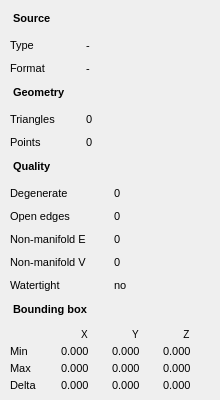
<?xml version="1.0" encoding="UTF-8"?>
<ui version="4.0">
 <class>MeshInfoPage</class>
 <widget class="QWidget" name="MeshInfoPage">
  <property name="geometry">
   <rect>
    <x>0</x>
    <y>0</y>
    <width>220</width>
    <height>400</height>
   </rect>
  </property>
  <layout class="QVBoxLayout" name="verticalLayout">
   <property name="spacing">
    <number>4</number>
   </property>
   <property name="leftMargin">
    <number>10</number>
   </property>
   <property name="topMargin">
    <number>8</number>
   </property>
   <property name="rightMargin">
    <number>10</number>
   </property>
   <property name="bottomMargin">
    <number>8</number>
   </property>
   <item>
    <widget class="QLabel" name="sourceHeader">
     <property name="text">
      <string>Source</string>
     </property>
     <property name="styleSheet">
      <string notr="true">font-size: 11px; font-weight: bold;  padding: 4px 0 6px 0; border-bottom: 1px solid #3c3c3c;</string>
     </property>
    </widget>
   </item>
   <item>
    <layout class="QHBoxLayout" name="typeRow">
     <item>
      <widget class="QLabel" name="typeLabel">
       <property name="text">
        <string>Type</string>
       </property>
       <property name="minimumSize">
        <size>
         <width>72</width>
         <height>0</height>
        </size>
       </property>
       <property name="maximumSize">
        <size>
         <width>72</width>
         <height>16777215</height>
        </size>
       </property>
       <property name="styleSheet">
        <string notr="true">font-size: 11px; </string>
       </property>
       <property name="alignment">
        <set>Qt::AlignLeft|Qt::AlignVCenter</set>
       </property>
      </widget>
     </item>
     <item>
      <widget class="QLabel" name="typeValue">
       <property name="text">
        <string>-</string>
       </property>
       <property name="objectName">
        <string>mvp:Type</string>
       </property>
       <property name="styleSheet">
        <string notr="true">font-size: 11px; </string>
       </property>
      </widget>
     </item>
    </layout>
   </item>
   <item>
    <layout class="QHBoxLayout" name="formatRow">
     <item>
      <widget class="QLabel" name="formatLabel">
       <property name="text">
        <string>Format</string>
       </property>
       <property name="minimumSize">
        <size>
         <width>72</width>
         <height>0</height>
        </size>
       </property>
       <property name="maximumSize">
        <size>
         <width>72</width>
         <height>16777215</height>
        </size>
       </property>
       <property name="styleSheet">
        <string notr="true">font-size: 11px; </string>
       </property>
       <property name="alignment">
        <set>Qt::AlignLeft|Qt::AlignVCenter</set>
       </property>
      </widget>
     </item>
     <item>
      <widget class="QLabel" name="formatValue">
       <property name="text">
        <string>-</string>
       </property>
       <property name="objectName">
        <string>mvp:Format</string>
       </property>
       <property name="styleSheet">
        <string notr="true">font-size: 11px; </string>
       </property>
      </widget>
     </item>
    </layout>
   </item>
   <item>
    <widget class="QLabel" name="geometryHeader">
     <property name="text">
      <string>Geometry</string>
     </property>
     <property name="styleSheet">
      <string notr="true">font-size: 11px; font-weight: bold;  padding: 4px 0 6px 0; border-bottom: 1px solid #3c3c3c;</string>
     </property>
    </widget>
   </item>
   <item>
    <layout class="QHBoxLayout" name="trianglesRow">
     <item>
      <widget class="QLabel" name="trianglesLabel">
       <property name="text">
        <string>Triangles</string>
       </property>
       <property name="minimumSize">
        <size>
         <width>72</width>
         <height>0</height>
        </size>
       </property>
       <property name="maximumSize">
        <size>
         <width>72</width>
         <height>16777215</height>
        </size>
       </property>
       <property name="styleSheet">
        <string notr="true">font-size: 11px; </string>
       </property>
       <property name="alignment">
        <set>Qt::AlignLeft|Qt::AlignVCenter</set>
       </property>
      </widget>
     </item>
     <item>
      <widget class="QLabel" name="trianglesValue">
       <property name="text">
        <string>0</string>
       </property>
       <property name="objectName">
        <string>mvp:Triangles</string>
       </property>
       <property name="styleSheet">
        <string notr="true">font-size: 11px; </string>
       </property>
      </widget>
     </item>
    </layout>
   </item>
   <item>
    <layout class="QHBoxLayout" name="pointsRow">
     <item>
      <widget class="QLabel" name="pointsLabel">
       <property name="text">
        <string>Points</string>
       </property>
       <property name="minimumSize">
        <size>
         <width>72</width>
         <height>0</height>
        </size>
       </property>
       <property name="maximumSize">
        <size>
         <width>72</width>
         <height>16777215</height>
        </size>
       </property>
       <property name="styleSheet">
        <string notr="true">font-size: 11px; </string>
       </property>
       <property name="alignment">
        <set>Qt::AlignLeft|Qt::AlignVCenter</set>
       </property>
      </widget>
     </item>
     <item>
      <widget class="QLabel" name="pointsValue">
       <property name="text">
        <string>0</string>
       </property>
       <property name="objectName">
        <string>mvp:Points</string>
       </property>
       <property name="styleSheet">
        <string notr="true">font-size: 11px; </string>
       </property>
      </widget>
     </item>
    </layout>
   </item>
   <item>
    <widget class="QLabel" name="qualityHeader">
     <property name="text">
      <string>Quality</string>
     </property>
     <property name="styleSheet">
      <string notr="true">font-size: 11px; font-weight: bold;  padding: 4px 0 6px 0; border-bottom: 1px solid #3c3c3c;</string>
     </property>
    </widget>
   </item>
   <item>
    <layout class="QHBoxLayout" name="degenerateRow">
     <item>
       <widget class="QLabel" name="degenerateLabel">
        <property name="text">
         <string>Degenerate</string>
        </property>
        <property name="minimumSize">
         <size>
          <width>100</width>
          <height>0</height>
         </size>
        </property>
        <property name="maximumSize">
         <size>
          <width>100</width>
          <height>16777215</height>
         </size>
        </property>
       <property name="styleSheet">
        <string notr="true">font-size: 11px; </string>
       </property>
       <property name="alignment">
        <set>Qt::AlignLeft|Qt::AlignVCenter</set>
       </property>
      </widget>
     </item>
     <item>
      <widget class="QLabel" name="degenerateValue">
       <property name="text">
        <string>0</string>
       </property>
       <property name="objectName">
        <string>mvp:Degenerate</string>
       </property>
       <property name="styleSheet">
        <string notr="true">font-size: 11px; </string>
       </property>
      </widget>
     </item>
    </layout>
   </item>
   <item>
    <layout class="QHBoxLayout" name="openEdgesRow">
     <item>
       <widget class="QLabel" name="openEdgesLabel">
        <property name="text">
         <string>Open edges</string>
        </property>
        <property name="minimumSize">
         <size>
          <width>100</width>
          <height>0</height>
         </size>
        </property>
        <property name="maximumSize">
         <size>
          <width>100</width>
          <height>16777215</height>
         </size>
        </property>
       <property name="styleSheet">
        <string notr="true">font-size: 11px; </string>
       </property>
       <property name="alignment">
        <set>Qt::AlignLeft|Qt::AlignVCenter</set>
       </property>
      </widget>
     </item>
     <item>
      <widget class="QLabel" name="openEdgesValue">
       <property name="text">
        <string>0</string>
       </property>
       <property name="objectName">
        <string>mvp:Open edges</string>
       </property>
       <property name="styleSheet">
        <string notr="true">font-size: 11px; </string>
       </property>
      </widget>
     </item>
    </layout>
   </item>
   <item>
    <layout class="QHBoxLayout" name="nonManifoldERow">
     <item>
       <widget class="QLabel" name="nonManifoldELabel">
        <property name="text">
         <string>Non-manifold E</string>
        </property>
        <property name="minimumSize">
         <size>
          <width>100</width>
          <height>0</height>
         </size>
        </property>
        <property name="maximumSize">
         <size>
          <width>100</width>
          <height>16777215</height>
         </size>
        </property>
       <property name="styleSheet">
        <string notr="true">font-size: 11px; </string>
       </property>
       <property name="alignment">
        <set>Qt::AlignLeft|Qt::AlignVCenter</set>
       </property>
      </widget>
     </item>
     <item>
      <widget class="QLabel" name="nonManifoldEValue">
       <property name="text">
        <string>0</string>
       </property>
       <property name="objectName">
        <string>mvp:Non-manifold E</string>
       </property>
       <property name="styleSheet">
        <string notr="true">font-size: 11px; </string>
       </property>
      </widget>
     </item>
    </layout>
   </item>
   <item>
    <layout class="QHBoxLayout" name="nonManifoldVRow">
     <item>
       <widget class="QLabel" name="nonManifoldVLabel">
        <property name="text">
         <string>Non-manifold V</string>
        </property>
        <property name="minimumSize">
         <size>
          <width>100</width>
          <height>0</height>
         </size>
        </property>
        <property name="maximumSize">
         <size>
          <width>100</width>
          <height>16777215</height>
         </size>
        </property>
       <property name="styleSheet">
        <string notr="true">font-size: 11px; </string>
       </property>
       <property name="alignment">
        <set>Qt::AlignLeft|Qt::AlignVCenter</set>
       </property>
      </widget>
     </item>
     <item>
      <widget class="QLabel" name="nonManifoldVValue">
       <property name="text">
        <string>0</string>
       </property>
       <property name="objectName">
        <string>mvp:Non-manifold V</string>
       </property>
       <property name="styleSheet">
        <string notr="true">font-size: 11px; </string>
       </property>
      </widget>
     </item>
    </layout>
   </item>
   <item>
    <layout class="QHBoxLayout" name="watertightRow">
     <item>
       <widget class="QLabel" name="watertightLabel">
        <property name="text">
         <string>Watertight</string>
        </property>
        <property name="minimumSize">
         <size>
          <width>100</width>
          <height>0</height>
         </size>
        </property>
        <property name="maximumSize">
         <size>
          <width>100</width>
          <height>16777215</height>
         </size>
        </property>
       <property name="styleSheet">
        <string notr="true">font-size: 11px; </string>
       </property>
       <property name="alignment">
        <set>Qt::AlignLeft|Qt::AlignVCenter</set>
       </property>
      </widget>
     </item>
     <item>
      <widget class="QLabel" name="watertightValue">
       <property name="text">
        <string>no</string>
       </property>
       <property name="objectName">
        <string>mvp:Watertight</string>
       </property>
       <property name="styleSheet">
        <string notr="true">font-size: 11px; </string>
       </property>
      </widget>
     </item>
    </layout>
   </item>
   <item>
    <widget class="QLabel" name="bboxHeader">
     <property name="text">
      <string>Bounding box</string>
     </property>
     <property name="styleSheet">
      <string notr="true">font-size: 11px; font-weight: bold;  padding: 4px 0 6px 0; border-bottom: 1px solid #3c3c3c;</string>
     </property>
    </widget>
   </item>
   <item>
    <layout class="QGridLayout" name="bbGrid">
     <property name="spacing">
      <number>4</number>
     </property>
     <item row="0" column="0">
      <widget class="QLabel" name="bbEmpty"/>
     </item>
     <item row="0" column="1">
      <widget class="QLabel" name="bbX">
       <property name="text">
        <string>X</string>
       </property>
       <property name="alignment">
        <set>Qt::AlignCenter</set>
       </property>
       <property name="styleSheet">
        <string notr="true">font-size: 10px; </string>
       </property>
      </widget>
     </item>
     <item row="0" column="2">
      <widget class="QLabel" name="bbY">
       <property name="text">
        <string>Y</string>
       </property>
       <property name="alignment">
        <set>Qt::AlignCenter</set>
       </property>
       <property name="styleSheet">
        <string notr="true">font-size: 10px; </string>
       </property>
      </widget>
     </item>
     <item row="0" column="3">
      <widget class="QLabel" name="bbZ">
       <property name="text">
        <string>Z</string>
       </property>
       <property name="alignment">
        <set>Qt::AlignCenter</set>
       </property>
       <property name="styleSheet">
        <string notr="true">font-size: 10px; </string>
       </property>
      </widget>
     </item>
     <item row="1" column="0">
      <widget class="QLabel" name="minLabel">
       <property name="text">
        <string>Min</string>
       </property>
       <property name="styleSheet">
        <string notr="true">font-size: 11px; </string>
       </property>
      </widget>
     </item>
     <item row="1" column="1">
      <widget class="QLabel" name="bbMinX">
       <property name="text">
        <string>0.000</string>
       </property>
       <property name="objectName">
        <string>mvp:BB:Min:0</string>
       </property>
       <property name="styleSheet">
        <string notr="true">font-size: 11px; </string>
       </property>
      </widget>
     </item>
     <item row="1" column="2">
      <widget class="QLabel" name="bbMinY">
       <property name="text">
        <string>0.000</string>
       </property>
       <property name="objectName">
        <string>mvp:BB:Min:1</string>
       </property>
       <property name="styleSheet">
        <string notr="true">font-size: 11px; </string>
       </property>
      </widget>
     </item>
     <item row="1" column="3">
      <widget class="QLabel" name="bbMinZ">
       <property name="text">
        <string>0.000</string>
       </property>
       <property name="objectName">
        <string>mvp:BB:Min:2</string>
       </property>
       <property name="styleSheet">
        <string notr="true">font-size: 11px; </string>
       </property>
      </widget>
     </item>
     <item row="2" column="0">
      <widget class="QLabel" name="maxLabel">
       <property name="text">
        <string>Max</string>
       </property>
       <property name="styleSheet">
        <string notr="true">font-size: 11px; </string>
       </property>
      </widget>
     </item>
     <item row="2" column="1">
      <widget class="QLabel" name="bbMaxX">
       <property name="text">
        <string>0.000</string>
       </property>
       <property name="objectName">
        <string>mvp:BB:Max:0</string>
       </property>
       <property name="styleSheet">
        <string notr="true">font-size: 11px; </string>
       </property>
      </widget>
     </item>
     <item row="2" column="2">
      <widget class="QLabel" name="bbMaxY">
       <property name="text">
        <string>0.000</string>
       </property>
       <property name="objectName">
        <string>mvp:BB:Max:1</string>
       </property>
       <property name="styleSheet">
        <string notr="true">font-size: 11px; </string>
       </property>
      </widget>
     </item>
     <item row="2" column="3">
      <widget class="QLabel" name="bbMaxZ">
       <property name="text">
        <string>0.000</string>
       </property>
       <property name="objectName">
        <string>mvp:BB:Max:2</string>
       </property>
       <property name="styleSheet">
        <string notr="true">font-size: 11px; </string>
       </property>
      </widget>
     </item>
     <item row="3" column="0">
      <widget class="QLabel" name="deltaLabel">
       <property name="text">
        <string>Delta</string>
       </property>
       <property name="styleSheet">
        <string notr="true">font-size: 11px; </string>
       </property>
      </widget>
     </item>
     <item row="3" column="1">
      <widget class="QLabel" name="bbDeltaX">
       <property name="text">
        <string>0.000</string>
       </property>
       <property name="objectName">
        <string>mvp:BB:Delta:0</string>
       </property>
       <property name="styleSheet">
        <string notr="true">font-size: 11px; </string>
       </property>
      </widget>
     </item>
     <item row="3" column="2">
      <widget class="QLabel" name="bbDeltaY">
       <property name="text">
        <string>0.000</string>
       </property>
       <property name="objectName">
        <string>mvp:BB:Delta:1</string>
       </property>
       <property name="styleSheet">
        <string notr="true">font-size: 11px; </string>
       </property>
      </widget>
     </item>
     <item row="3" column="3">
      <widget class="QLabel" name="bbDeltaZ">
       <property name="text">
        <string>0.000</string>
       </property>
       <property name="objectName">
        <string>mvp:BB:Delta:2</string>
       </property>
       <property name="styleSheet">
        <string notr="true">font-size: 11px; </string>
       </property>
      </widget>
     </item>
    </layout>
   </item>
  </layout>
 </widget>
</ui>
